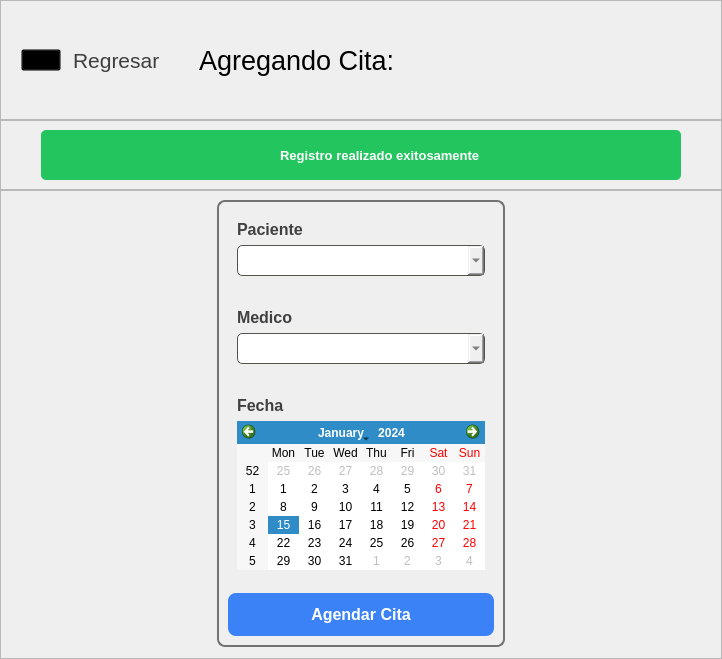
            <widget class="QWidget" name="pagAgregarCita">
             <layout class="QVBoxLayout" name="verticalLayout_43">
              <property name="spacing">
               <number>0</number>
              </property>
              <property name="leftMargin">
               <number>0</number>
              </property>
              <property name="topMargin">
               <number>0</number>
              </property>
              <property name="rightMargin">
               <number>0</number>
              </property>
              <property name="bottomMargin">
               <number>0</number>
              </property>
              <item alignment="Qt::AlignTop">
               <widget class="QFrame" name="frame_56">
                <property name="sizePolicy">
                 <sizepolicy hsizetype="Preferred" vsizetype="Expanding">
                  <horstretch>0</horstretch>
                  <verstretch>0</verstretch>
                 </sizepolicy>
                </property>
                <property name="minimumSize">
                 <size>
                  <width>0</width>
                  <height>120</height>
                 </size>
                </property>
                <property name="frameShape">
                 <enum>QFrame::StyledPanel</enum>
                </property>
                <property name="frameShadow">
                 <enum>QFrame::Raised</enum>
                </property>
                <layout class="QHBoxLayout" name="horizontalLayout_31">
                 <property name="spacing">
                  <number>12</number>
                 </property>
                 <property name="leftMargin">
                  <number>20</number>
                 </property>
                 <property name="topMargin">
                  <number>20</number>
                 </property>
                 <property name="rightMargin">
                  <number>20</number>
                 </property>
                 <property name="bottomMargin">
                  <number>20</number>
                 </property>
                 <item alignment="Qt::AlignLeft">
                  <widget class="QPushButton" name="btnRegresarACitas">
                   <property name="cursor">
                    <cursorShape>PointingHandCursor</cursorShape>
                   </property>
                   <property name="styleSheet">
                    <string notr="true">QPushButton{
	background-color: transparent;
}</string>
                   </property>
                   <property name="text">
                    <string/>
                   </property>
                   <property name="icon">
                    <iconset>
                     <normaloff>img/back.svg</normaloff>img/back.svg</iconset>
                   </property>
                   <property name="iconSize">
                    <size>
                     <width>30</width>
                     <height>30</height>
                    </size>
                   </property>
                  </widget>
                 </item>
                 <item>
                  <widget class="QLabel" name="lblRegresarACitas">
                   <property name="sizePolicy">
                    <sizepolicy hsizetype="Preferred" vsizetype="Expanding">
                     <horstretch>0</horstretch>
                     <verstretch>0</verstretch>
                    </sizepolicy>
                   </property>
                   <property name="font">
                    <font>
                     <family>Arial</family>
                     <pointsize>16</pointsize>
                    </font>
                   </property>
                   <property name="cursor">
                    <cursorShape>PointingHandCursor</cursorShape>
                   </property>
                   <property name="styleSheet">
                    <string notr="true">QLabel{
	color: #3E3E3E;
}</string>
                   </property>
                   <property name="text">
                    <string>Regresar</string>
                   </property>
                  </widget>
                 </item>
                 <item>
                  <widget class="QLabel" name="label_5">
                   <property name="font">
                    <font>
                     <family>Arial</family>
                     <pointsize>20</pointsize>
                    </font>
                   </property>
                   <property name="styleSheet">
                    <string notr="true">QLabel{
	margin-left: 20px;
}</string>
                   </property>
                   <property name="text">
                    <string>Agregando Cita:</string>
                   </property>
                  </widget>
                 </item>
                 <item>
                  <spacer name="horizontalSpacer_28">
                   <property name="orientation">
                    <enum>Qt::Horizontal</enum>
                   </property>
                   <property name="sizeHint" stdset="0">
                    <size>
                     <width>40</width>
                     <height>20</height>
                    </size>
                   </property>
                  </spacer>
                 </item>
                </layout>
               </widget>
              </item>
              <item alignment="Qt::AlignTop">
               <widget class="QFrame" name="frame_55">
                <property name="minimumSize">
                 <size>
                  <width>0</width>
                  <height>70</height>
                 </size>
                </property>
                <property name="maximumSize">
                 <size>
                  <width>16777215</width>
                  <height>264</height>
                 </size>
                </property>
                <property name="frameShape">
                 <enum>QFrame::StyledPanel</enum>
                </property>
                <property name="frameShadow">
                 <enum>QFrame::Raised</enum>
                </property>
                <layout class="QHBoxLayout" name="horizontalLayout_29">
                 <property name="leftMargin">
                  <number>40</number>
                 </property>
                 <property name="rightMargin">
                  <number>40</number>
                 </property>
                 <item>
                  <widget class="QFrame" name="lblRegistroCita">
                   <property name="styleSheet">
                    <string notr="true">QFrame{
	background-color: #22c55e;
	border-radius: 5px;
}</string>
                   </property>
                   <property name="frameShape">
                    <enum>QFrame::StyledPanel</enum>
                   </property>
                   <property name="frameShadow">
                    <enum>QFrame::Raised</enum>
                   </property>
                   <layout class="QHBoxLayout" name="horizontalLayout_30">
                    <item>
                     <spacer name="horizontalSpacer_26">
                      <property name="orientation">
                       <enum>Qt::Horizontal</enum>
                      </property>
                      <property name="sizeHint" stdset="0">
                       <size>
                        <width>40</width>
                        <height>20</height>
                       </size>
                      </property>
                     </spacer>
                    </item>
                    <item>
                     <widget class="QPushButton" name="lblIconoRegistroCita">
                      <property name="minimumSize">
                       <size>
                        <width>30</width>
                        <height>30</height>
                       </size>
                      </property>
                      <property name="styleSheet">
                       <string notr="true">QPushButton{
	background-color: transparent;
	border: none;
}</string>
                      </property>
                      <property name="text">
                       <string/>
                      </property>
                      <property name="icon">
                       <iconset>
                        <normaloff>img/check.svg</normaloff>img/check.svg</iconset>
                      </property>
                      <property name="iconSize">
                       <size>
                        <width>30</width>
                        <height>30</height>
                       </size>
                      </property>
                     </widget>
                    </item>
                    <item>
                     <widget class="QLabel" name="lblMsjRegistroCita">
                      <property name="font">
                       <font>
                        <family>Arial</family>
                        <pointsize>10</pointsize>
                        <weight>75</weight>
                        <bold>true</bold>
                       </font>
                      </property>
                      <property name="styleSheet">
                       <string notr="true">QLabel{
	color: #fff;
}</string>
                      </property>
                      <property name="text">
                       <string>Registro realizado exitosamente</string>
                      </property>
                     </widget>
                    </item>
                    <item>
                     <spacer name="horizontalSpacer_27">
                      <property name="orientation">
                       <enum>Qt::Horizontal</enum>
                      </property>
                      <property name="sizeHint" stdset="0">
                       <size>
                        <width>40</width>
                        <height>20</height>
                       </size>
                      </property>
                     </spacer>
                    </item>
                   </layout>
                  </widget>
                 </item>
                </layout>
               </widget>
              </item>
              <item>
               <widget class="QFrame" name="frame_57">
                <property name="sizePolicy">
                 <sizepolicy hsizetype="Preferred" vsizetype="Expanding">
                  <horstretch>0</horstretch>
                  <verstretch>0</verstretch>
                 </sizepolicy>
                </property>
                <property name="frameShape">
                 <enum>QFrame::StyledPanel</enum>
                </property>
                <property name="frameShadow">
                 <enum>QFrame::Raised</enum>
                </property>
                <layout class="QGridLayout" name="gridLayout_16">
                 <item row="0" column="0">
                  <spacer name="horizontalSpacer_29">
                   <property name="orientation">
                    <enum>Qt::Horizontal</enum>
                   </property>
                   <property name="sizeHint" stdset="0">
                    <size>
                     <width>207</width>
                     <height>20</height>
                    </size>
                   </property>
                  </spacer>
                 </item>
                 <item row="0" column="1">
                  <widget class="QFrame" name="frame_58">
                   <property name="sizePolicy">
                    <sizepolicy hsizetype="Preferred" vsizetype="Preferred">
                     <horstretch>0</horstretch>
                     <verstretch>0</verstretch>
                    </sizepolicy>
                   </property>
                   <property name="minimumSize">
                    <size>
                     <width>0</width>
                     <height>0</height>
                    </size>
                   </property>
                   <property name="sizeIncrement">
                    <size>
                     <width>0</width>
                     <height>0</height>
                    </size>
                   </property>
                   <property name="styleSheet">
                    <string notr="true">QFrame{
	border: 2px solid #737373;
	border-radius: 8px;
}</string>
                   </property>
                   <property name="frameShape">
                    <enum>QFrame::StyledPanel</enum>
                   </property>
                   <property name="frameShadow">
                    <enum>QFrame::Raised</enum>
                   </property>
                   <layout class="QVBoxLayout" name="verticalLayout_39">
                    <property name="spacing">
                     <number>14</number>
                    </property>
                    <item alignment="Qt::AlignTop">
                     <widget class="QFrame" name="frame_59">
                      <property name="styleSheet">
                       <string notr="true">QFrame{
	border: none;
}</string>
                      </property>
                      <property name="frameShape">
                       <enum>QFrame::StyledPanel</enum>
                      </property>
                      <property name="frameShadow">
                       <enum>QFrame::Raised</enum>
                      </property>
                      <layout class="QVBoxLayout" name="verticalLayout_40">
                       <item alignment="Qt::AlignTop">
                        <widget class="QLabel" name="label_27">
                         <property name="font">
                          <font>
                           <family>Arial</family>
                           <pointsize>12</pointsize>
                           <weight>75</weight>
                           <bold>true</bold>
                          </font>
                         </property>
                         <property name="styleSheet">
                          <string notr="true">QLabel{
	color: #404040;
}</string>
                         </property>
                         <property name="text">
                          <string>Paciente</string>
                         </property>
                        </widget>
                       </item>
                       <item>
                        <widget class="QComboBox" name="inpRegistroPacienteCita">
                         <property name="font">
                          <font>
                           <family>Arial</family>
                           <pointsize>12</pointsize>
                          </font>
                         </property>
                         <property name="styleSheet">
                          <string notr="true">QComboBox{
	padding: 4px;
	border-radius: 5px;
	border: 1px solid #57534e;
	color: #404040;
	padding-left: 5px;
	padding-right: 5px;
}</string>
                         </property>
                        </widget>
                       </item>
                      </layout>
                     </widget>
                    </item>
                    <item alignment="Qt::AlignTop">
                     <widget class="QFrame" name="frame_60">
                      <property name="styleSheet">
                       <string notr="true">QFrame{
	border: none;
}</string>
                      </property>
                      <property name="frameShape">
                       <enum>QFrame::StyledPanel</enum>
                      </property>
                      <property name="frameShadow">
                       <enum>QFrame::Raised</enum>
                      </property>
                      <layout class="QVBoxLayout" name="verticalLayout_41">
                       <item alignment="Qt::AlignTop">
                        <widget class="QLabel" name="label_28">
                         <property name="font">
                          <font>
                           <family>Arial</family>
                           <pointsize>12</pointsize>
                           <weight>75</weight>
                           <bold>true</bold>
                          </font>
                         </property>
                         <property name="styleSheet">
                          <string notr="true">QLabel{
	color: #404040;
}</string>
                         </property>
                         <property name="text">
                          <string>Medico</string>
                         </property>
                        </widget>
                       </item>
                       <item>
                        <widget class="QComboBox" name="inpRegistroMedicoCita">
                         <property name="font">
                          <font>
                           <family>Arial</family>
                           <pointsize>12</pointsize>
                          </font>
                         </property>
                         <property name="styleSheet">
                          <string notr="true">QComboBox{
	padding: 4px;
	border-radius: 5px;
	border: 1px solid #57534e;
	color: #404040;
	padding-left: 5px;
	padding-right: 5px;
}</string>
                         </property>
                        </widget>
                       </item>
                      </layout>
                     </widget>
                    </item>
                    <item>
                     <widget class="QFrame" name="frame_61">
                      <property name="styleSheet">
                       <string notr="true">QFrame{
	border: none;
}</string>
                      </property>
                      <property name="frameShape">
                       <enum>QFrame::StyledPanel</enum>
                      </property>
                      <property name="frameShadow">
                       <enum>QFrame::Raised</enum>
                      </property>
                      <layout class="QVBoxLayout" name="verticalLayout_42">
                       <item alignment="Qt::AlignTop">
                        <widget class="QLabel" name="label_29">
                         <property name="font">
                          <font>
                           <family>Arial</family>
                           <pointsize>12</pointsize>
                           <weight>75</weight>
                           <bold>true</bold>
                          </font>
                         </property>
                         <property name="styleSheet">
                          <string notr="true">QLabel{
	color: #404040;
}</string>
                         </property>
                         <property name="text">
                          <string>Fecha</string>
                         </property>
                        </widget>
                       </item>
                       <item>
                        <widget class="QCalendarWidget" name="inpRegistroFechaCita">
                         <property name="styleSheet">
                          <string notr="true"/>
                         </property>
                        </widget>
                       </item>
                      </layout>
                     </widget>
                    </item>
                    <item>
                     <widget class="QPushButton" name="btnRegistroCitaSubmit">
                      <property name="font">
                       <font>
                        <family>Arial</family>
                        <pointsize>12</pointsize>
                        <weight>75</weight>
                        <bold>true</bold>
                       </font>
                      </property>
                      <property name="cursor">
                       <cursorShape>PointingHandCursor</cursorShape>
                      </property>
                      <property name="styleSheet">
                       <string notr="true">QPushButton{
	background-color: #3b82f6;
	padding: 12px;
	border-radius: 8px;
	color: #fff;
}
QPushButton::hover{
	background-color: #2563eb;
}</string>
                      </property>
                      <property name="text">
                       <string>Agendar Cita</string>
                      </property>
                     </widget>
                    </item>
                   </layout>
                  </widget>
                 </item>
                 <item row="1" column="1">
                  <spacer name="verticalSpacer_7">
                   <property name="orientation">
                    <enum>Qt::Vertical</enum>
                   </property>
                   <property name="sizeHint" stdset="0">
                    <size>
                     <width>20</width>
                     <height>2</height>
                    </size>
                   </property>
                  </spacer>
                 </item>
                 <item row="0" column="2">
                  <spacer name="horizontalSpacer_30">
                   <property name="orientation">
                    <enum>Qt::Horizontal</enum>
                   </property>
                   <property name="sizeHint" stdset="0">
                    <size>
                     <width>207</width>
                     <height>20</height>
                    </size>
                   </property>
                  </spacer>
                 </item>
                </layout>
               </widget>
              </item>
             </layout>
            </widget>
